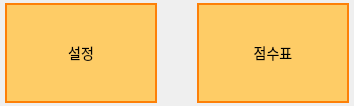
<?xml version="1.0" encoding="UTF-8"?>
<ui version="4.0">
 <class>Form</class>
 <widget class="QWidget" name="Form">
  <property name="geometry">
   <rect>
    <x>0</x>
    <y>0</y>
    <width>354</width>
    <height>106</height>
   </rect>
  </property>
  <property name="sizePolicy">
   <sizepolicy hsizetype="Minimum" vsizetype="Minimum">
    <horstretch>0</horstretch>
    <verstretch>0</verstretch>
   </sizepolicy>
  </property>
  <property name="minimumSize">
   <size>
    <width>0</width>
    <height>0</height>
   </size>
  </property>
  <property name="windowTitle">
   <string>Form</string>
  </property>
  <layout class="QHBoxLayout" name="horizontalLayout" stretch="1,1">
   <property name="spacing">
    <number>40</number>
   </property>
   <property name="leftMargin">
    <number>5</number>
   </property>
   <property name="topMargin">
    <number>3</number>
   </property>
   <property name="rightMargin">
    <number>5</number>
   </property>
   <property name="bottomMargin">
    <number>3</number>
   </property>
   <item>
    <widget class="QPushButton" name="btn_setting">
     <property name="sizePolicy">
      <sizepolicy hsizetype="Minimum" vsizetype="Minimum">
       <horstretch>0</horstretch>
       <verstretch>0</verstretch>
      </sizepolicy>
     </property>
     <property name="minimumSize">
      <size>
       <width>0</width>
       <height>0</height>
      </size>
     </property>
     <property name="styleSheet">
      <string notr="true">background-color: rgb(254, 204, 102);
            border: 2px solid rgb(253, 128, 8);
color : black;
font-size: 14px;
        /*    border-radius: 50%; */</string>
     </property>
     <property name="text">
      <string>설정</string>
     </property>
    </widget>
   </item>
   <item>
    <widget class="QPushButton" name="btn_scoreboard">
     <property name="sizePolicy">
      <sizepolicy hsizetype="Minimum" vsizetype="Minimum">
       <horstretch>0</horstretch>
       <verstretch>0</verstretch>
      </sizepolicy>
     </property>
     <property name="styleSheet">
      <string notr="true">background-color: rgb(254, 204, 102);
            border: 2px solid rgb(253, 128, 8);
color : black;
font-size: 14px;
        /*    border-radius: 50%; */</string>
     </property>
     <property name="text">
      <string>점수표</string>
     </property>
    </widget>
   </item>
  </layout>
 </widget>
 <resources/>
 <connections/>
</ui>
